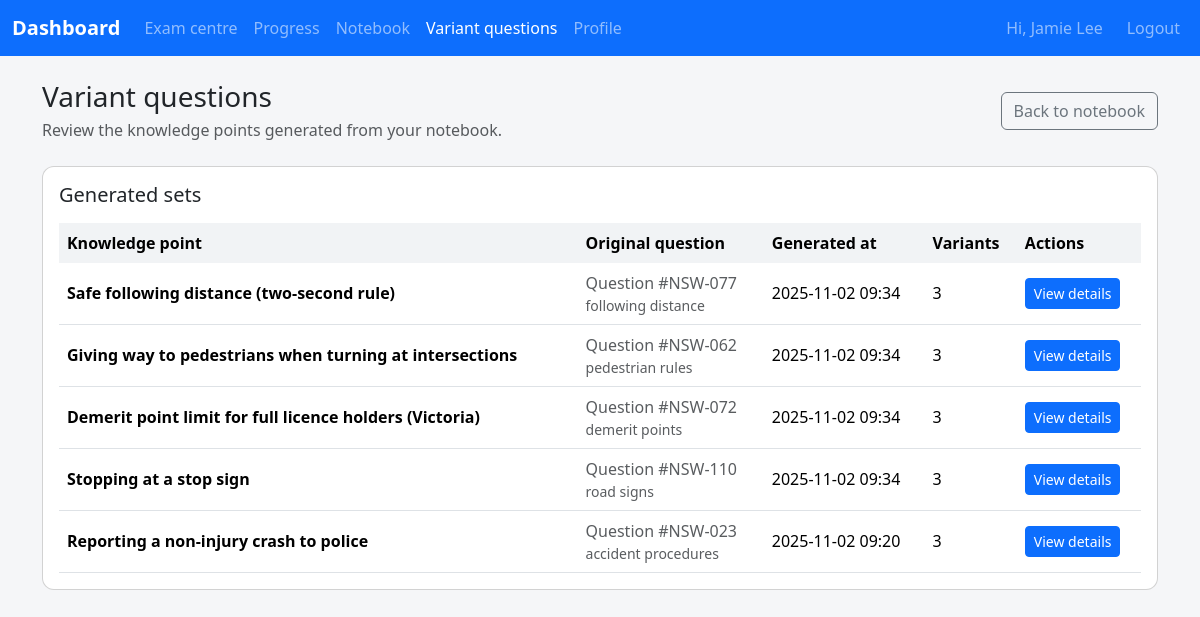
The page /student/variants (signed in) on the database its author committed.
### app/models.py (models this page shows, shortened)
class Student(UserMixin, db.Model):
    __tablename__ = "students"
    id = db.Column(db.Integer, primary_key=True)
    name = db.Column(db.String(120), nullable=False)
    email = db.Column(db.String(120), unique=True)
    mobile_number = db.Column(db.String(20), unique=True, nullable=False)
    password_hash = db.Column(db.String(255), nullable=False)
    state = db.Column(db.String(10), nullable=False)
    preferred_language = db.Column(db.String(20), nullable=False, default="ENGLISH")
    target_exam_date = db.Column(Date)
    avatar_url = db.Column(db.String(500))
    notification_push_enabled = db.Column(Boolean, nullable=False, default=True)
    notification_email_enabled = db.Column(Boolean, nullable=False, default=True)
    profile_version = db.Column(db.Integer, nullable=False, default=1)
    profile_updated_at = db.Column(
        db.DateTime, default=datetime.utcnow, onupdate=datetime.utcnow, nullable=False
    )
    last_login_at = db.Column(db.DateTime)
    assigned_coach_id = db.Column(db.Integer, db.ForeignKey("coaches.id"))
    coach = db.relationship("Coach", back_populates="students")
    mock_exam_summaries = db.relationship(
        "MockExamSummary", back_populates="student", cascade="all, delete-orphan"
    )
    bookings = db.relationship("Appointment", back_populates="student")
    exam_sessions = db.relationship(
        "StudentExamSession", back_populates="student", cascade="all, delete-orphan"
    )
    question_attempts = db.relationship(
        "QuestionAttempt", back_populates="student", cascade="all, delete-orphan"
    )
    notebook_entries = db.relationship(
        "NotebookEntry", back_populates="student", cascade="all, delete-orphan"
    )
    state_progress = db.relationship(
        "StudentStateProgress", back_populates="student", cascade="all, delete-orphan"
    )
    auth_tokens = db.relationship(
        "StudentAuthToken", back_populates="student", cascade="all, delete-orphan"
    )
    starred_questions = db.relationship(
        "StarredQuestion", back_populates="student", cascade="all, delete-orphan"
    )
    login_windows = db.relationship(
        "StudentLoginRateLimit", back_populates="student", cascade="all, delete-orphan"
    )
    variant_groups = db.relationship(
        "VariantQuestionGroup", back_populates="student", cascade="all, delete-orphan"
    )
    variant_questions = db.relationship(
        "VariantQuestion", back_populates="student", cascade="all, delete-orphan"
    )
    @property
    def is_student(self) -> bool:
        return True

class VariantQuestionGroup(db.Model):
    __tablename__ = "variant_question_groups"
    id = db.Column(db.Integer, primary_key=True)
    student_id = db.Column(db.Integer, db.ForeignKey("students.id"), nullable=False)
    base_question_id = db.Column(db.Integer, db.ForeignKey("questions.id"), nullable=False)
    knowledge_point_name = db.Column(db.String(255), nullable=False)
    knowledge_point_summary = db.Column(db.Text, nullable=False)
    created_at = db.Column(db.DateTime, default=datetime.utcnow, nullable=False)
    student = db.relationship("Student", back_populates="variant_groups")
    base_question = db.relationship("Question")
    variants = db.relationship(
        "VariantQuestion", back_populates="group", cascade="all, delete-orphan"
    )

class Question(db.Model):
    __tablename__ = "questions"
    id = db.Column(db.Integer, primary_key=True)
    qid = db.Column(db.String(50), nullable=False)
    prompt = db.Column(db.Text, nullable=False)
    language = db.Column(db.String(20), nullable=False, default="ENGLISH")
    state_scope = db.Column(db.String(10), nullable=False, default="ALL")
    topic = db.Column(db.String(120), nullable=False, default="general")
    option_a = db.Column(db.String(255), nullable=False, default="Option A")
    option_b = db.Column(db.String(255), nullable=False, default="Option B")
    option_c = db.Column(db.String(255), nullable=False, default="Option C")
    option_d = db.Column(db.String(255), nullable=False, default="Option D")
    correct_option = db.Column(db.String(1), nullable=False, default="A")
    explanation = db.Column(db.Text, nullable=False, default="")
    image_url = db.Column(db.String(500))
    __table_args__ = (
        UniqueConstraint(
            "qid", "state_scope", "language", name="uq_question_qid_state_language"
        ),
    )

### app/student/routes.py (the view)
@student_bp.route("/variants")
@login_required
def variant_list():
    student = _current_student()
    if not student:
        return _redirect_non_students()
    groups = (
        VariantQuestionGroup.query.options(
            joinedload(VariantQuestionGroup.base_question),
            joinedload(VariantQuestionGroup.variants),
        )
        .filter_by(student_id=student.id)
        .order_by(VariantQuestionGroup.created_at.desc())
        .all()
    )
    group_rows: list[dict[str, object]] = []  # Payload rows consumed by the template
    for group in groups:
        student_variants = [
            variant
            for variant in group.variants
            if variant.student_id == student.id
        ]  # Only expose variants owned by the current student
        group_rows.append(
            {
                "group": group,
                "variant_total": len(student_variants),  # Number of stored variants
            }
        )
    return render_template(
        "student/variant_list.html",
        group_rows=group_rows,
    )

### app/coach/routes.py (called while the page is built, shortened)
@coach_bp.before_app_request
def _restrict_student_portal_access():
    if request.blueprint != "coach":
        return None

### app/i18n.py (called while the page is built)
def normalise_language_code(language: str | None) -> str | None:
    if not language:
        return None
    code = language.strip().upper()
    if code in SUPPORTED_LANGUAGES:
        return code
    return None

def ensure_language_code(language: str | None) -> str:
    normalised = normalise_language_code(language)
    return normalised or DEFAULT_LANGUAGE

def translate_text(text: str, language: str, **format_values: str) -> str:
    catalogue = TRANSLATIONS.get(language, {})
    translated = catalogue.get(text, text)
    if format_values:
        try:
            return translated.format(**format_values)
        except (KeyError, IndexError):
            return translated
    return translated

### app/student/routes.py (called while the page is built)
def _current_student() -> Student | None:
    if not current_user.is_authenticated:
        return None
    student = current_user._get_current_object()
    if isinstance(student, Student):
        return student
    return None

### app/templates/student/variant_list.html (shortened to what this page needs)
{% extends "base.html" %}
{% block content %}
<div class="d-flex flex-column flex-lg-row align-items-lg-center justify-content-between gap-3 mb-4">
  <div>
    <h1 class="h3 mb-1">{{ _('Variant questions') }}</h1>
    <p class="text-muted mb-0">{{ _('Review the knowledge points generated from your notebook.') }}</p>
  </div>
  <a class="btn btn-outline-secondary" href="{{ url_for('student.notebook') }}">{{ _('Back to notebook') }}</a>
</div>
{% if group_rows %}
<div class="card">
  <div class="card-body">
    <h2 class="h5 mb-3">{{ _('Generated sets') }}</h2>
    <div class="table-responsive">
      <table class="table table-hover align-middle mb-0">
        <thead>
          <tr>
            <th scope="col">{{ _('Knowledge point') }}</th>
            <th scope="col">{{ _('Original question') }}</th>
            <th scope="col">{{ _('Generated at') }}</th>
            <th scope="col">{{ _('Variants') }}</th>
            <th scope="col">{{ _('Actions') }}</th>
          </tr>
        </thead>
        <tbody>
          {% for row in group_rows %}
          {% set group = row.group %}
          <tr>
            <td class="fw-semibold">{{ group.knowledge_point_name }}</td>
            <td>
              <span class="text-muted">{{ _('Question') }} #{{ group.base_question.qid }}</span>
              <div class="small text-muted">{{ group.base_question.topic }}</div>
            </td>
            <td>{{ group.created_at.strftime('%Y-%m-%d %H:%M') }}</td>
            <td>{{ row.variant_total }}</td>
            <td>
              <a class="btn btn-sm btn-primary" href="{{ url_for('student.variant', group=group.id) }}">{{ _('View details') }}</a>
            </td>
          </tr>
          {% endfor %}
        </tbody>
      </table>
    </div>
  </div>
</div>
{% else %}
<div class="alert alert-info" role="alert">
  {{ _('Generate variants from the notebook to see them listed here.') }}
</div>
{% endif %}
{% endblock %}

### app/templates/base.html (shortened to what this page needs)
<!doctype html>
<html lang="{{ 'zh-Hans' if active_language == 'CHINESE' else 'en' }}">
  <head>
    <link
      href="https://cdn.jsdelivr.net/npm/bootstrap@5.3.3/dist/css/bootstrap.min.css"
      rel="stylesheet"
    >
    <link rel="stylesheet" href="{{ url_for('static', filename='css/app.css') }}">
  </head>
  <body class="{% block body_class %}{% endblock %}">
    {% block navbar %}
    <nav class="navbar navbar-expand-lg navbar-dark bg-primary mb-4">
      <div class="container-fluid">
        {% if current_user.is_authenticated %}
          {% set is_student = current_user.is_student %}
          {% set home_endpoint = 'student.dashboard' if is_student else 'coach.dashboard' %}
        {% else %}
          {% set is_student = False %}
          {% set home_endpoint = 'coach.login' %}
        {% endif %}
        <a class="navbar-brand" href="{{ url_for(home_endpoint) }}" aria-label="{{ _('Dashboard') }}">
          {{ _('Dashboard') }}
        </a>
        <div class="collapse navbar-collapse" id="navbarNav">
          {% set endpoint = request.endpoint or '' %}
          <ul class="navbar-nav me-auto">
            {% if current_user.is_authenticated %}
              {% if is_student %}
              <li class="nav-item"><a class="nav-link {% if endpoint.startswith('student.exams') %}active{% endif %}" href="{{ url_for('student.exams') }}">{{ _('Exam centre') }}</a></li>
              <li class="nav-item"><a class="nav-link {% if endpoint == 'student.progress' %}active{% endif %}" href="{{ url_for('student.progress') }}">{{ _('Progress') }}</a></li>
              <li class="nav-item"><a class="nav-link " href="{{ url_for('student.notebook') }}">{{ _('Notebook') }}</a></li>
              <li class="nav-item"><a class="nav-link {% if endpoint.startswith('student.variant') %}active{% endif %}" href="{{ url_for('student.variant_list') }}">{{ _('Variant questions') }}</a></li>
              <li class="nav-item"><a class="nav-link {% if endpoint.startswith('student.profile') %}active{% endif %}" href="{{ url_for('student.profile') }}">{{ _('Profile') }}</a></li>
              {% endif %}
            {% endif %}
          </ul>
          <ul class="navbar-nav ms-auto align-items-center gap-3">
            {% if current_user.is_authenticated %}
            <li class="nav-item d-flex align-items-center gap-2">
              <span class="navbar-text">{{ _('Hi') }}, {{ current_user.name }}</span>
            </li>
            <li class="nav-item"><a class="nav-link" href="{{ url_for('coach.logout') }}">{{ _('Logout') }}</a></li>
            {% endif %}
          </ul>
        </div>
      </div>
    </nav>
    {% endblock %}
    <main class="{% block main_class %}container{% endblock %}">
      {% block content %}{% endblock %}
    </main>
  </body>
</html>

### app/static/css/app.css (style rules this page uses)
body { background-color: #f5f6f8; }
.navbar-brand { font-weight: 600; }
.card { border-radius: 0.75rem; }
.table thead th { background-color: #f1f3f5; border-bottom: 0; }

### rows shown on the page
Student: name "Jamie Lee"
VariantQuestionGroup: knowledge_point_name "Safe following distance (two-second rule)", created_at "2025-11-02 09:34"
Question: base_question.qid "NSW-077", base_question.topic "following distance"
VariantQuestionGroup: knowledge_point_name "Giving way to pedestrians when turning at intersections", created_at "2025-11-02 09:34"
Question: base_question.qid "NSW-062", base_question.topic "pedestrian rules"
VariantQuestionGroup: knowledge_point_name "Demerit point limit for full licence holders (Victoria)", created_at "2025-11-02 09:34"
Question: base_question.qid "NSW-072", base_question.topic "demerit points"
VariantQuestionGroup: knowledge_point_name "Stopping at a stop sign", created_at "2025-11-02 09:34"
Question: base_question.qid "NSW-110", base_question.topic "road signs"
VariantQuestionGroup: knowledge_point_name "Reporting a non-injury crash to police", created_at "2025-11-02 09:20"
Question: base_question.qid "NSW-023", base_question.topic "accident procedures"

### other values the page prints
{{ row.variant_total }} "3" "3" "3" "3" "3"
